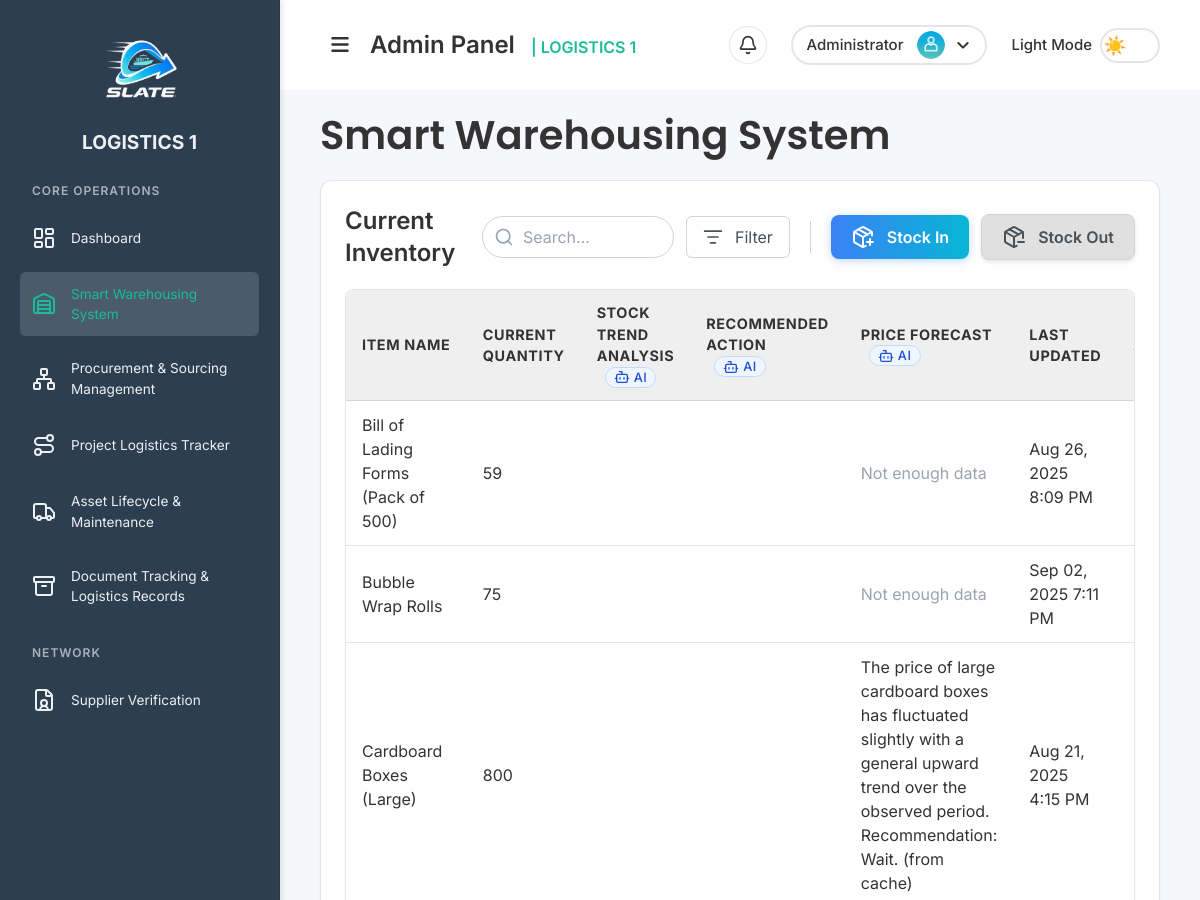
The page /pages/smart_warehousing.php (signed in, upper part) on the database as committed earlier.
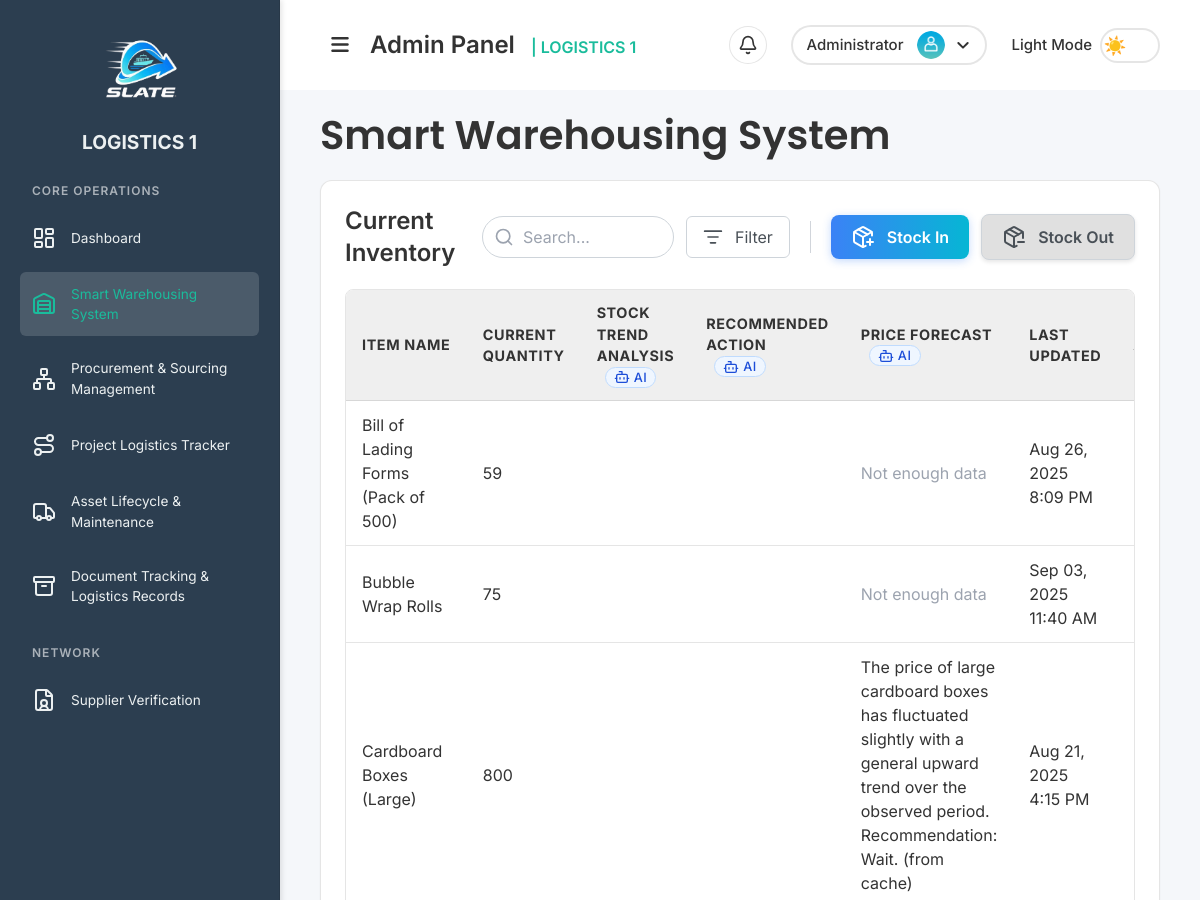
The same page on the database as committed later.
### tables this page shows
CREATE TABLE `inventory` (
  `id` int NOT NULL,
  `item_name` varchar(255) NOT NULL,
  `quantity` int NOT NULL DEFAULT '0',
  `last_updated` timestamp NULL DEFAULT CURRENT_TIMESTAMP ON UPDATE CURRENT_TIMESTAMP
);

### includes/functions/bids.php (called while the page is built, shortened)
<?php
function getItemPriceHistory($item_name) {
    $conn = getDbConnection();
    $stmt = $conn->prepare(
        "SELECT b.bid_amount, b.bid_date
         FROM bids b
         JOIN purchase_orders po ON b.po_id = po.id
         WHERE po.item_name = ?
         ORDER BY b.bid_date ASC"
    );
    $stmt->bind_param("s", $item_name);
    $stmt->execute();
    $result = $stmt->get_result();
    $history = $result ? $result->fetch_all(MYSQLI_ASSOC) : [];
    return $history;
}
?>

### pages/smart_warehousing.php (the view, shortened to what the changed rows need)
<?php
require_once '../includes/functions/inventory.php';
require_once '../includes/functions/bids.php';
$itemsPerPage = 10;
$currentPage = isset($_GET['page']) ? max(1, intval($_GET['page'])) : 1;
$offset = ($currentPage - 1) * $itemsPerPage;
$inventory = getPaginatedInventory($offset, $itemsPerPage);
$forecasts = getAutomaticForecasts($inventory);
$price_forecasts = getAutomaticPriceForecasts($inventory);
?>
<!DOCTYPE html>
<html lang="en">
<head>
  <link rel="stylesheet" href="../assets/css/styles.css">
  <link rel="stylesheet" href="../assets/css/sidebar.css">
  <link rel="stylesheet" href="https://cdnjs.cloudflare.com/ajax/libs/font-awesome/6.7.2/css/all.min.css">
  <script src="https://cdn.tailwindcss.com"></script>
</head>
<body class="sidebar-active">
  <div class="main-content-wrapper" id="mainContentWrapper">
    <div class="content" id="mainContent">
      <?php include '../partials/header.php'; ?>
      <div class="flex justify-between items-center">
        <h1 class="font-semibold page-title">Smart Warehousing System</h1>
      </div>
      <div class="bg-[var(--card-bg)] border border-[var(--card-border)] rounded-xl p-6 shadow-sm">
        <div class="flex justify-between items-center mb-5 flex-col lg:flex-row gap-4 lg:gap-0 lg:justify-between justify-center">
          <h2 class="text-2xl font-semibold text-[var(--text-color)]">Current Inventory</h2>
        </div>
        <div class="table-container">
          <table class="data-table">
            <thead>
              <tr>
                <th>Item Name</th>
                <th>Current Quantity</th>
                <th>
                    Stock Trend Analysis
                    <span class="inline-flex items-center gap-1 ml-2 px-2 py-0.3 text-[0.8rem] font-medium text-blue-700 bg-blue-50 border border-blue-200 rounded-full align-top">
                      <i data-lucide="bot" class="w-4 h-4"></i>
                      AI
                    </span>
                </th>
                <th>
                    Recommended Action
                    <span class="inline-flex items-center gap-1 ml-2 px-2 py-0.3 text-[0.8rem] font-medium text-blue-700 bg-blue-50 border border-blue-200 rounded-full align-top">
                      <i data-lucide="bot" class="w-4 h-4"></i>
                      AI
                    </span>
                </th>
                <th>
                    Price Forecast
                    <span class="inline-flex items-center gap-1 ml-2 px-2 py-0.3 text-[0.8rem] font-medium text-blue-700 bg-blue-50 border border-blue-200 rounded-full align-top">
                      <i data-lucide="bot" class="w-4 h-4"></i>
                      AI
                    </span>
                </th>
                <th>Last Updated</th>
                <?php if ($_SESSION['role'] === 'admin'): ?><th>Action</th><?php endif; ?>
              </tr>
            </thead>
            <tbody id="inventoryTableBody">
              <?php if (empty($inventory)): ?>
                <tr><td colspan="<?php echo ($_SESSION['role'] === 'admin') ? '7' : '6'; ?>" class="table-empty">No items in inventory.</td></tr>
              <?php else: foreach ($inventory as $item): ?>
                  <tr>
                    <td><?php echo htmlspecialchars($item['item_name']); ?></td>
                    <td class="<?php echo ($item['quantity'] < 10) ? 'table-status-low' : 'table-status-normal'; ?>">
                      <?php echo htmlspecialchars($item['quantity']); ?>
                    </td>
                    <td><?php echo $forecasts[$item['id']]['analysis'] ?? '<span class="text-gray-400">N/A</span>'; ?></td>
                    <td><?php echo $forecasts[$item['id']]['action'] ?? '<span class="text-gray-400">N/A</span>'; ?></td>
                    <td><?php echo $price_forecasts[$item['item_name']] ?? '<span class="text-gray-400">N/A</span>'; ?></td>
                    <td><?php echo date('M d, Y g:i A', strtotime($item['last_updated'])); ?></td>
                    <?php if ($_SESSION['role'] === 'admin'): ?>
                      <td>
                      </td>
                    <?php endif; ?>
                  </tr>
              <?php endforeach; endif; ?>
            </tbody>
          </table>
        </div>
      </div>
    </div>
  </div>
</body>
</html>

### includes/functions/inventory.php (shortened to what the changed rows need)
<?php
function getPaginatedInventory($offset, $limit) {
    $conn = getDbConnection();
    $stmt = $conn->prepare("SELECT id, item_name, quantity, last_updated FROM inventory ORDER BY item_name ASC LIMIT ?, ?");
    $stmt->bind_param("ii", $offset, $limit);
    $stmt->execute();
    $result = $stmt->get_result();
    $items = [];
    if ($result) {
        while ($row = $result->fetch_assoc()) {
            $items[] = $row;
        }
    }
    return $items;
}
function getAutomaticPriceForecasts(array $inventoryItems): array
{
    $conn = getDbConnection();
    $finalForecasts = [];
    $itemsToFetchFromApi = [];
    $cacheExpiryHours = 24;
    foreach ($inventoryItems as $item) {
        $stmt = $conn->prepare(
            "SELECT forecast_text FROM price_forecast_cache
             WHERE item_name = ? AND cached_at > NOW() - INTERVAL ? HOUR"
        );
        $stmt->bind_param("si", $item['item_name'], $cacheExpiryHours);
        $stmt->execute();
        $result = $stmt->get_result();
        if ($result->num_rows > 0) {
            $cachedData = $result->fetch_assoc();
            $finalForecasts[$item['item_name']] = $cachedData['forecast_text'] . " (from cache)";
        } else {
            $itemsToFetchFromApi[] = $item;
        }
    }
    if (!empty($itemsToFetchFromApi)) {
        foreach($itemsToFetchFromApi as $item) {
            $history = getItemPriceHistory($item['item_name']);
            if (count($history) < 3) {
                $finalForecasts[$item['item_name']] = "<span class='text-gray-400'>Not enough data</span>";
                continue;
            }
            $analysis = 'API Error';
            $finalForecasts[$item['item_name']] = $analysis;
        }
    }
    return $finalForecasts;
}
?>

Rows that differ between the two databases and show on the page:
changed inventory "Bubble Wrap Rolls": last_updated "Sep 02, 2025 7:11 PM" → "Sep 03, 2025 11:40 AM"
